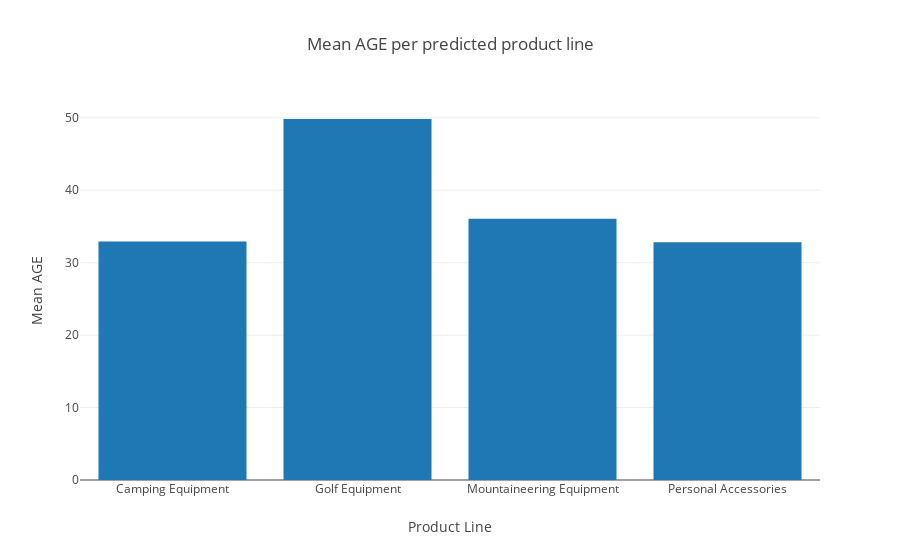

The code cell stored with this chart in its notebook:
### Markdown cell above
With this data set, you might want to do some analysis of the mean AGE per product line by using a bar chart.

### Code cell
age_data = [go.Bar(
            y=predictions_pdf.groupby(['predictedLabel']).mean()["AGE"],
            x=cumulative_stats.index
            
    )]

age_layout = go.Layout(
    title='Mean AGE per predicted product line',
    xaxis=dict(
        title = "Product Line",
        showline=False,),
    yaxis=dict(
        title = "Mean AGE",
        ),
)

fig = go.Figure(data=age_data, layout=age_layout)
iplot(fig)

### Figure 1 — Plotly figure (JSON) as saved in the notebook; plotly's stock layout.template omitted (floating-point values rounded to 4 significant figures)
{"data": [{"x": ["Camping Equipment", "Golf Equipment", "Mountaineering Equipment", "Personal Accessories"], "type": "bar", "y": [32.94, 49.84, 36.05, 32.81]}], "layout": {"title": "Mean AGE per predicted product line", "yaxis": {"title": "Mean AGE"}, "xaxis": {"title": "Product Line", "showline": false}}}
